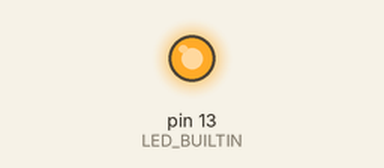
Simulated run of this sketch. Board: Arduino Uno, built for the host (arithmetic inside an expression is 32-bit, double 64-bit). Shown: output pins drawn as LEDs (lit = HIGH). Random numbers use the default seed unless the sketch sets one; what the sketch prints to the serial monitor is not drawn.

Above: at 0.1 s.
At 9.6 s:
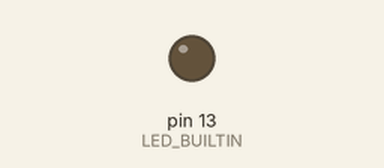
Timing chart, 0 to 11.1 s (numbered marks = the images above):
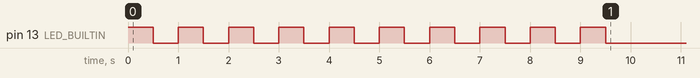

The sketch:

arduino_resnet_1_exit_1_final_corrected.ino
```cpp
/*
 * Auto-generated Arduino runner: arduino_resnet_1_exit_1_final_corrected
 *
 * Copy this file and all files from the generated code directory
 * into a single Arduino sketch folder named "arduino_resnet_1_exit_1_final_corrected".
 * (Folder name must match the .ino filename.)
 *
 * Board: Arduino Giga R1  (FQBN: arduino:mbed_giga:giga)
 *
 * Compile check (no upload):
 *   arduino-cli compile --fqbn arduino:mbed_giga:giga arduino_resnet_1_exit_1_final_corrected/
 *
 * Model I/O:
 *   Input  (NCHW): [1, 6, 7, 256]  ->  NHWC flat: 10752 floats
 *   Output        : [1, 5]  ->  5 class scores
 */

#include "model.h"

// ---------------------------------------------------------------------------
// Buffer sizes
// ---------------------------------------------------------------------------
#define INPUT_SIZE  10752   // 1 * 7 * 256 * 6  (NHWC)
#define OUTPUT_SIZE 5

// Global arrays — keeps them off the stack (avoids stack overflow)
static float input_buf[INPUT_SIZE];
static float output_buf[OUTPUT_SIZE];
static bool  _done = false;

// ---------------------------------------------------------------------------
// setup
// ---------------------------------------------------------------------------
void setup() {
    pinMode(LED_BUILTIN, OUTPUT);

    // Slow blink = setup started
    for (int i = 0; i < 10; i++) {
        digitalWrite(LED_BUILTIN, HIGH); delay(500);
        digitalWrite(LED_BUILTIN, LOW);  delay(500);
    }
    Serial.begin(115200);
    // unsigned long start = millis();
    while (!Serial) {}

    // Seed RNG from a floating ADC pin (unconnected = noise)
    randomSeed(analogRead(A0));

    // Fill input with random floats in [-1.0, 1.0]
    // Replace this block with real sensor data in your application.
    for (int i = 0; i < INPUT_SIZE; ++i) {
        // random(-1000, 1001) gives integers in [-1000, 1000]
        input_buf[i] = (float)random(-1000, 1001) / 1000.0f;
    }

    Serial.println("Input buffer filled with random data.");
    Serial.println("Running model_forward...");
    Serial.println();
}

// ---------------------------------------------------------------------------
// loop — runs inference once, then halts
// ---------------------------------------------------------------------------
void loop() {
    if (_done) return;
    _done = true;

    // model_forward prints profiling checkpoints (Serial.print) internally
    model_forward(input_buf, output_buf);

    // Print output class scores
    Serial.println();
    Serial.println("Output scores:");
    for (int i = 0; i < OUTPUT_SIZE; ++i) {
        Serial.print("  class ");
        Serial.print(i);
        Serial.print(": ");
        Serial.println(output_buf[i], 6);
    }

    // Find argmax
    int best = 0;
    for (int i = 1; i < OUTPUT_SIZE; ++i) {
        if (output_buf[i] > output_buf[best]) best = i;
    }
    Serial.print("Predicted class: ");
    Serial.println(best);
}
```

model.cpp
```cpp
// Auto-generated model implementation
// DO NOT EDIT

// Input shape  (NCHW): [1, 6, 7, 256]
// Output shape: [1, 5]

#include <Arduino.h>

#include "model.h"
#include "weights.h"
#include "nn_ops_float.h"

#include <string.h>

void model_forward(const float* input, float* output) {
    static float slot_0[10752];
    static float slot_1[10752];
    static float slot_2[10752];

    // stem_conv [conv2d]
    conv2d_nhwc(input, 7, 256, 6, stem_conv_weight, 5, 5, 2, NULL, 1, 1, 1, slot_0);
    // stem_bn [batchnorm]
    batchnorm2d_nhwc(slot_0, 7, 256, 2, stem_bn_gamma, stem_bn_beta, stem_bn_mean, stem_bn_var, 1e-05f, slot_1);
    // stem_relu [relu]
    relu(slot_1, 3584);
    // stage0_block0_conv1 [conv2d]
    conv2d_nhwc(slot_1, 7, 256, 2, stage0_block0_conv1_weight, 3, 3, 2, NULL, 1, 1, 1, slot_0);
    // stage0_block0_bn1 [batchnorm]
    batchnorm2d_nhwc(slot_0, 7, 256, 2, stage0_block0_bn1_gamma, stage0_block0_bn1_beta, stage0_block0_bn1_mean, stage0_block0_bn1_var, 1e-05f, slot_2);
    // stage0_block0_relu1 [relu]
    relu(slot_2, 3584);
    // stage0_block0_conv2 [conv2d]
    conv2d_nhwc(slot_2, 7, 256, 2, stage0_block0_conv2_weight, 3, 3, 2, NULL, 1, 1, 1, slot_0);
    // stage0_block0_bn2 [batchnorm]
    batchnorm2d_nhwc(slot_0, 7, 256, 2, stage0_block0_bn2_gamma, stage0_block0_bn2_beta, stage0_block0_bn2_mean, stage0_block0_bn2_var, 1e-05f, slot_2);
    // add [add]
    for (int i = 0; i < 3584; ++i) {
        slot_0[i] = slot_2[i] + slot_1[i];
    }
    // stage0_block0_relu2 [relu]
    relu(slot_0, 3584);
    // stage0_block1_conv1 [conv2d]
    conv2d_nhwc(slot_0, 7, 256, 2, stage0_block1_conv1_weight, 3, 3, 2, NULL, 1, 1, 1, slot_1);
    // stage0_block1_bn1 [batchnorm]
    batchnorm2d_nhwc(slot_1, 7, 256, 2, stage0_block1_bn1_gamma, stage0_block1_bn1_beta, stage0_block1_bn1_mean, stage0_block1_bn1_var, 1e-05f, slot_2);
    // stage0_block1_relu1 [relu]
    relu(slot_2, 3584);
    // stage0_block1_conv2 [conv2d]
    conv2d_nhwc(slot_2, 7, 256, 2, stage0_block1_conv2_weight, 3, 3, 2, NULL, 1, 1, 1, slot_1);
    // stage0_block1_bn2 [batchnorm]
    batchnorm2d_nhwc(slot_1, 7, 256, 2, stage0_block1_bn2_gamma, stage0_block1_bn2_beta, stage0_block1_bn2_mean, stage0_block1_bn2_var, 1e-05f, slot_2);
    // add_1 [add]
    for (int i = 0; i < 3584; ++i) {
        slot_1[i] = slot_2[i] + slot_0[i];
    }
    // stage0_block1_relu2 [relu]
    relu(slot_1, 3584);
    // stage1_block0_shortcut_conv [conv2d]
    conv2d_nhwc(slot_1, 7, 256, 2, stage1_block0_shortcut_conv_weight, 1, 1, 6, NULL, 1, 1, 0, slot_0);
    // stage1_block0_shortcut_bn [batchnorm]
    batchnorm2d_nhwc(slot_0, 7, 256, 6, stage1_block0_shortcut_bn_gamma, stage1_block0_shortcut_bn_beta, stage1_block0_shortcut_bn_mean, stage1_block0_shortcut_bn_var, 1e-05f, slot_2);
    // stage1_block0_conv1 [conv2d]
    conv2d_nhwc(slot_1, 7, 256, 2, stage1_block0_conv1_weight, 3, 3, 6, NULL, 1, 1, 1, slot_0);
    // stage1_block0_bn1 [batchnorm]
    batchnorm2d_nhwc(slot_0, 7, 256, 6, stage1_block0_bn1_gamma, stage1_block0_bn1_beta, stage1_block0_bn1_mean, stage1_block0_bn1_var, 1e-05f, slot_1);
    // stage1_block0_relu1 [relu]
    relu(slot_1, 10752);
    // stage1_block0_conv2 [conv2d]
    conv2d_nhwc(slot_1, 7, 256, 6, stage1_block0_conv2_weight, 3, 3, 6, NULL, 1, 1, 1, slot_0);
    // stage1_block0_bn2 [batchnorm]
    batchnorm2d_nhwc(slot_0, 7, 256, 6, stage1_block0_bn2_gamma, stage1_block0_bn2_beta, stage1_block0_bn2_mean, stage1_block0_bn2_var, 1e-05f, slot_1);
    // add_2 [add]
    for (int i = 0; i < 10752; ++i) {
        slot_0[i] = slot_1[i] + slot_2[i];
    }
    // stage1_block0_relu2 [relu]
    relu(slot_0, 10752);
    // stage1_block1_conv1 [conv2d]
    conv2d_nhwc(slot_0, 7, 256, 6, stage1_block1_conv1_weight, 3, 3, 6, NULL, 1, 1, 1, slot_1);
    // stage1_block1_bn1 [batchnorm]
    batchnorm2d_nhwc(slot_1, 7, 256, 6, stage1_block1_bn1_gamma, stage1_block1_bn1_beta, stage1_block1_bn1_mean, stage1_block1_bn1_var, 1e-05f, slot_2);
    // stage1_block1_relu1 [relu]
    relu(slot_2, 10752);
    // stage1_block1_conv2 [conv2d]
    conv2d_nhwc(slot_2, 7, 256, 6, stage1_block1_conv2_weight, 3, 3, 6, NULL, 1, 1, 1, slot_1);
    // stage1_block1_bn2 [batchnorm]
    batchnorm2d_nhwc(slot_1, 7, 256, 6, stage1_block1_bn2_gamma, stage1_block1_bn2_beta, stage1_block1_bn2_mean, stage1_block1_bn2_var, 1e-05f, slot_2);
    // add_3 [add]
    for (int i = 0; i < 10752; ++i) {
        slot_1[i] = slot_2[i] + slot_0[i];
    }
    // stage1_block1_relu2 [relu]
    relu(slot_1, 10752);
    // stage1_block2_conv1 [conv2d]
    conv2d_nhwc(slot_1, 7, 256, 6, stage1_block2_conv1_weight, 3, 3, 6, NULL, 1, 1, 1, slot_0);
    // stage1_block2_bn1 [batchnorm]
    batchnorm2d_nhwc(slot_0, 7, 256, 6, stage1_block2_bn1_gamma, stage1_block2_bn1_beta, stage1_block2_bn1_mean, stage1_block2_bn1_var, 1e-05f, slot_2);
    // stage1_block2_relu1 [relu]
    relu(slot_2, 10752);
    // stage1_block2_conv2 [conv2d]
    conv2d_nhwc(slot_2, 7, 256, 6, stage1_block2_conv2_weight, 3, 3, 6, NULL, 1, 1, 1, slot_0);
    // stage1_block2_bn2 [batchnorm]
    batchnorm2d_nhwc(slot_0, 7, 256, 6, stage1_block2_bn2_gamma, stage1_block2_bn2_beta, stage1_block2_bn2_mean, stage1_block2_bn2_var, 1e-05f, slot_2);
    // add_4 [add]
    for (int i = 0; i < 10752; ++i) {
        slot_0[i] = slot_2[i] + slot_1[i];
    }
    // stage1_block2_relu2 [relu]
    relu(slot_0, 10752);
    // exit_conv [conv2d]
    conv2d_nhwc(slot_0, 7, 256, 6, exit_conv_weight, 5, 5, 6, NULL, 2, 2, 1, slot_1);
    // exit_bn [batchnorm]
    batchnorm2d_nhwc(slot_1, 4, 128, 6, exit_bn_gamma, exit_bn_beta, exit_bn_mean, exit_bn_var, 1e-05f, slot_0);
    // exit_relu [relu]
    relu(slot_0, 3072);
    // exit_pool [adaptive_avg_pool]
    global_average_pool_2d(slot_0, 4, 128, 6, slot_1);
    // view [method_view]
    memcpy(slot_0, slot_1, 6 * sizeof(float));
    // exit_fc [linear]
    dense(slot_0, 6, exit_fc_weight, exit_fc_bias, 5, slot_1);
    // exit_softmax [softmax]
    memcpy(slot_0, slot_1, 5 * sizeof(float));
    softmax(slot_0, 5);
    memcpy(output, slot_0, 5 * sizeof(float));
}
```

model.h
```cpp
// Auto-generated model header
// DO NOT EDIT

#ifndef MODEL_H_
#define MODEL_H_

#include <stddef.h>

// =============================================================================
// IMPORTANT: Input Layout
// =============================================================================
// This model expects input in NHWC format (batch, height, width, channels).
// PyTorch uses NCHW format. Convert before calling:
//   PyTorch: input.permute(0, 2, 3, 1).numpy().flatten()
// =============================================================================

// Input: x
// Output: exit_softmax

// Main model inference function
void model_forward(const float* input, float* output);

#endif // MODEL_H_
```

nn_ops_float.h
```cpp
// Minimal TensorFlow-like ops implemented in portable C for embedded targets.
// Layout: NHWC for tensors. Convolutions are standard cross-correlation (TF style).
// No dynamic allocation; callers provide output buffers.
// All functions use float for simplicity; adapt to fixed-point as needed.

#ifndef NN_OPS_FLOAT_H_
#define NN_OPS_FLOAT_H_

#include <math.h>
#include <stddef.h>

// Clamp helper
static inline int clamp_int(int v, int lo, int hi) { return v < lo ? lo : (v > hi ? hi : v); }

// Conv2D (NHWC input, HWIO filters)
// in:  [H, W, C_in]
// filt:[K_h, K_w, C_in, C_out]
// bias:[C_out]
// out: [H_out, W_out, C_out]
// Stride: (stride_h, stride_w), Padding: SAME or VALID (string)
static inline void conv2d_nhwc(
    const float* in, int in_h, int in_w, int in_c,
    const float* filt, int k_h, int k_w, int out_c,
    const float* bias,
    int stride_h, int stride_w,
    int pad_same, // 1 for SAME, 0 for VALID
    float* out)
{
    int out_h, out_w;
    if (pad_same) {
        out_h = (in_h + stride_h - 1) / stride_h;
        out_w = (in_w + stride_w - 1) / stride_w;
    } else {
        out_h = (in_h - k_h) / stride_h + 1;
        out_w = (in_w - k_w) / stride_w + 1;
    }

    int pad_h_total = pad_same ? ((out_h - 1) * stride_h + k_h - in_h) : 0;
    int pad_w_total = pad_same ? ((out_w - 1) * stride_w + k_w - in_w) : 0;
    int pad_top = pad_h_total / 2;
    int pad_left = pad_w_total / 2;

    for (int oh = 0; oh < out_h; ++oh) {
        for (int ow = 0; ow < out_w; ++ow) {
            for (int oc = 0; oc < out_c; ++oc) {
                float acc = bias ? bias[oc] : 0.0f;
                for (int kh = 0; kh < k_h; ++kh) {
                    int ih = oh * stride_h + kh - pad_top;
                    if (ih < 0 || ih >= in_h) continue;
                    for (int kw = 0; kw < k_w; ++kw) {
                        int iw = ow * stride_w + kw - pad_left;
                        if (iw < 0 || iw >= in_w) continue;
                        const float* in_px = in + ((ih * in_w + iw) * in_c);
                        const float* f_base = filt + (((kh * k_w + kw) * in_c) * out_c + oc);
                        for (int ic = 0; ic < in_c; ++ic) {
                            acc += in_px[ic] * f_base[ic * out_c];
                        }
                    }
                }
                out[((oh * out_w + ow) * out_c) + oc] = acc;
            }
        }
    }
}

// ReLU
static inline void relu(float* x, int n) {
    for (int i = 0; i < n; ++i) x[i] = x[i] > 0.0f ? x[i] : 0.0f;
}

// Dense (fully connected): y = xW + b
// x: [in_features]
// W: [in_features, out_features] row-major (in_features major)
// b: [out_features]
static inline void dense(const float* x, int in_features,
                         const float* W, const float* b,
                         int out_features,
                         float* y) {
    for (int o = 0; o < out_features; ++o) {
        float acc = b ? b[o] : 0.0f;
        const float* w_col = W + o; // access W[i * out_features + o]
        for (int i = 0; i < in_features; ++i) {
            acc += x[i] * w_col[i * out_features];
        }
        y[o] = acc;
    }
}

// GlobalAveragePool2D over H and W for NHWC
// in: [H, W, C]
// out: [C]
static inline void global_average_pool_2d(const float* in, int h, int w, int c, float* out) {
    for (int ch = 0; ch < c; ++ch) out[ch] = 0.0f;
    const int n = h * w;
    for (int ih = 0; ih < h; ++ih) {
        for (int iw = 0; iw < w; ++iw) {
            const float* px = in + ((ih * w + iw) * c);
            for (int ch = 0; ch < c; ++ch) out[ch] += px[ch];
        }
    }
    const float inv = n > 0 ? 1.0f / (float)n : 0.0f;
    for (int ch = 0; ch < c; ++ch) out[ch] *= inv;
}

// AdaptiveAvgPool2d((1,1)): same as global average pool over H,W for NHWC
// in:  [in_h, in_w, in_c]
// out: [in_c]
static inline void adaptive_avg_pool_2d_1x1(const float* in, int in_h, int in_w, int in_c, float* out) {
    global_average_pool_2d(in, in_h, in_w, in_c, out);
}

// Flatten: copy n floats from src to dst (for view/flatten after pooling)
static inline void flatten(const float* src, int n, float* dst) {
    for (int i = 0; i < n; ++i) dst[i] = src[i];
}

// Softmax over last dimension
static inline void softmax(float* x, int n) {
    if (n <= 0) return;
    float maxv = x[0];
    for (int i = 1; i < n; ++i) if (x[i] > maxv) maxv = x[i];
    float sum = 0.0f;
    for (int i = 0; i < n; ++i) {
        x[i] = expf(x[i] - maxv);
        sum += x[i];
    }
    const float inv = sum > 0 ? 1.0f / sum : 0.0f;
    for (int i = 0; i < n; ++i) x[i] *= inv;
}

// Mean reduction over spatial dimensions (H, W) for NHWC
// Used for global average pooling or mean(dim=[2,3]) in PyTorch
// in:  [H, W, C] - 3D tensor in NHWC format (batch dimension removed)
// out: [C] - 1D tensor with channel means
// This is equivalent to global_average_pool_2d but named for clarity
static inline void mean_hwc(const float* in, int h, int w, int c, float* out) {
    const int n = h * w;
    // Initialize output to zero
    for (int ch = 0; ch < c; ++ch) {
        out[ch] = 0.0f;
    }
    // Sum over all spatial positions
    for (int ih = 0; ih < h; ++ih) {
        for (int iw = 0; iw < w; ++iw) {
            const float* px = in + ((ih * w + iw) * c);
            for (int ch = 0; ch < c; ++ch) {
                out[ch] += px[ch];
            }
        }
    }
    // Divide by number of elements
    const float inv = n > 0 ? 1.0f / (float)n : 0.0f;
    for (int ch = 0; ch < c; ++ch) {
        out[ch] *= inv;
    }
}

// BatchNorm2D for NHWC
// in:  [H, W, C]
// gamma: [C] (scale)
// beta:  [C] (bias)
// mean:  [C] (running mean)
// var:   [C] (running variance)
// out:  [H, W, C]
static inline void batchnorm2d_nhwc(
    const float* in, int h, int w, int c,
    const float* gamma, const float* beta,
    const float* mean, const float* var,
    float eps,
    float* out)
{
    const int n = h * w;
    for (int ih = 0; ih < h; ++ih) {
        for (int iw = 0; iw < w; ++iw) {
            const float* in_px = in + ((ih * w + iw) * c);
            float* out_px = out + ((ih * w + iw) * c);
            for (int ch = 0; ch < c; ++ch) {
                float normalized = (in_px[ch] - mean[ch]) / sqrtf(var[ch] + eps);
                out_px[ch] = gamma[ch] * normalized + beta[ch];
            }
        }
    }
}

#endif // NN_OPS_FLOAT_H_
```

Source omitted: weights.h (52788 bytes)
